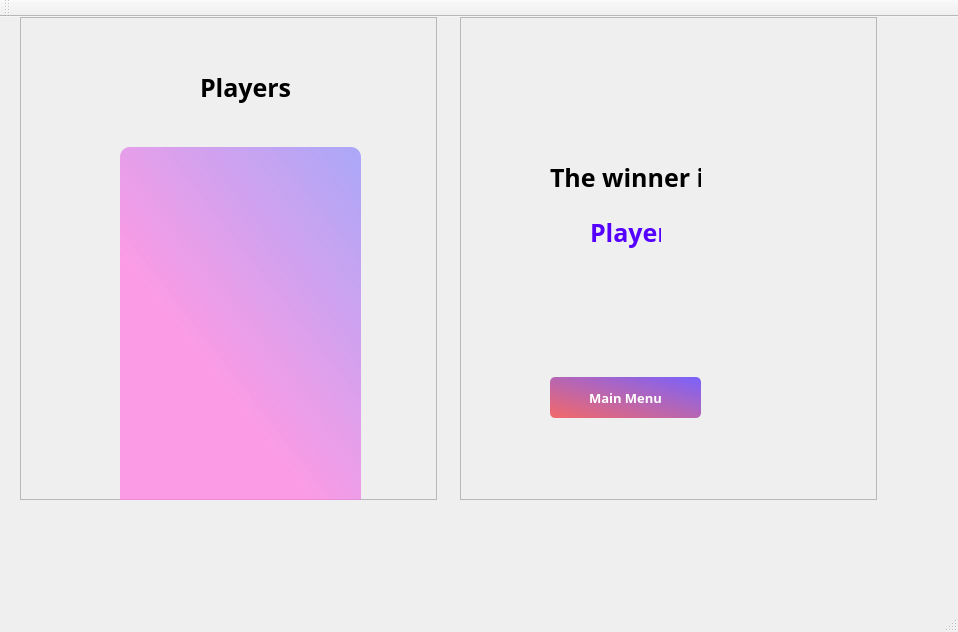
<?xml version="1.0" encoding="UTF-8"?>
<ui version="4.0">
 <class>EndGameWindowClass</class>
 <widget class="QMainWindow" name="EndGameWindowClass">
  <property name="geometry">
   <rect>
    <x>0</x>
    <y>0</y>
    <width>958</width>
    <height>632</height>
   </rect>
  </property>
  <property name="windowTitle">
   <string>EndGameWindow</string>
  </property>
  <widget class="QWidget" name="centralWidget">
   <widget class="QFrame" name="frame_2">
    <property name="geometry">
     <rect>
      <x>20</x>
      <y>0</y>
      <width>417</width>
      <height>483</height>
     </rect>
    </property>
    <property name="minimumSize">
     <size>
      <width>400</width>
      <height>400</height>
     </size>
    </property>
    <property name="frameShape">
     <enum>QFrame::StyledPanel</enum>
    </property>
    <property name="frameShadow">
     <enum>QFrame::Raised</enum>
    </property>
    <widget class="QListWidget" name="endPlayersList">
     <property name="geometry">
      <rect>
       <x>100</x>
       <y>130</y>
       <width>241</width>
       <height>361</height>
      </rect>
     </property>
     <property name="font">
      <font>
       <family>Yu Gothic UI Semibold</family>
       <pointsize>11</pointsize>
       <bold>true</bold>
      </font>
     </property>
     <property name="styleSheet">
      <string notr="true"> QListWidget {
background-color:qlineargradient(spread:pad, x1:0.432, y1:0.664773, x2:1, y2:0, stop:0 rgba(255, 124, 225, 186), stop:1 rgba(112, 107, 255, 138));
border-radius:10px;
 }

QListWidget::item{
height: 40px;
padding: 5px;
font-size: 16px;       
text-align: center;
}

 QListWidget::item:hover {
     background: qlineargradient(spread:pad, x1:0.432, y1:0.664773, x2:1, y2:0, stop:0 rgba(255, 124, 225, 186), stop:1 rgba(112, 107, 255, 138));
 }
</string>
     </property>
    </widget>
    <widget class="QLabel" name="endGamePlayersLabel">
     <property name="geometry">
      <rect>
       <x>180</x>
       <y>20</y>
       <width>121</width>
       <height>100</height>
      </rect>
     </property>
     <property name="minimumSize">
      <size>
       <width>0</width>
       <height>100</height>
      </size>
     </property>
     <property name="font">
      <font>
       <family>Yu Gothic UI Semibold</family>
       <pointsize>19</pointsize>
       <bold>true</bold>
      </font>
     </property>
     <property name="styleSheet">
      <string notr="true"/>
     </property>
     <property name="text">
      <string>Players</string>
     </property>
    </widget>
   </widget>
   <widget class="QFrame" name="frame">
    <property name="geometry">
     <rect>
      <x>460</x>
      <y>0</y>
      <width>417</width>
      <height>483</height>
     </rect>
    </property>
    <property name="minimumSize">
     <size>
      <width>400</width>
      <height>400</height>
     </size>
    </property>
    <property name="font">
     <font>
      <pointsize>9</pointsize>
     </font>
    </property>
    <property name="frameShape">
     <enum>QFrame::StyledPanel</enum>
    </property>
    <property name="frameShadow">
     <enum>QFrame::Raised</enum>
    </property>
    <widget class="QPushButton" name="backButton">
     <property name="geometry">
      <rect>
       <x>90</x>
       <y>360</y>
       <width>151</width>
       <height>41</height>
      </rect>
     </property>
     <property name="font">
      <font>
       <family>Yu Gothic UI Semibold</family>
       <pointsize>10</pointsize>
       <bold>true</bold>
      </font>
     </property>
     <property name="styleSheet">
      <string notr="true">QPushButton#backButton {
    background-color:qlineargradient(spread:pad, x1:0, y1:1, x2:1, y2:0, stop:0 rgba(244, 92, 92, 233), stop:0.994318 rgba(97, 67, 255, 209));
    border-radius: 5px;
    color:rgb(255, 255, 255);
}

QPushButton#backButton:hover {
     background-color:qlineargradient(spread:pad, x1:0, y1:1, x2:1, y2:0, stop:0 rgba(239, 123, 0, 239), stop:0.994318 rgba(255, 146, 235, 246));
}

QPushButton#backButton:pressed {
    padding-left: 5px;
    padding-right: 5px;
    background-color: rgb(164, 162, 253)
}
</string>
     </property>
     <property name="text">
      <string>Main Menu</string>
     </property>
    </widget>
    <widget class="QLabel" name="label">
     <property name="geometry">
      <rect>
       <x>90</x>
       <y>110</y>
       <width>151</width>
       <height>100</height>
      </rect>
     </property>
     <property name="minimumSize">
      <size>
       <width>0</width>
       <height>100</height>
      </size>
     </property>
     <property name="font">
      <font>
       <family>Yu Gothic UI Semibold</family>
       <pointsize>19</pointsize>
       <bold>true</bold>
      </font>
     </property>
     <property name="text">
      <string>The winner is</string>
     </property>
    </widget>
    <widget class="QLabel" name="winnerLabel">
     <property name="geometry">
      <rect>
       <x>130</x>
       <y>190</y>
       <width>71</width>
       <height>50</height>
      </rect>
     </property>
     <property name="minimumSize">
      <size>
       <width>0</width>
       <height>50</height>
      </size>
     </property>
     <property name="font">
      <font>
       <family>Yu Gothic UI Semibold</family>
       <pointsize>19</pointsize>
       <bold>true</bold>
      </font>
     </property>
     <property name="styleSheet">
      <string notr="true">color:rgb(85, 0, 255);</string>
     </property>
     <property name="text">
      <string>Player</string>
     </property>
    </widget>
   </widget>
  </widget>
  <widget class="QMenuBar" name="menuBar">
   <property name="geometry">
    <rect>
     <x>0</x>
     <y>0</y>
     <width>958</width>
     <height>22</height>
    </rect>
   </property>
  </widget>
  <widget class="QToolBar" name="mainToolBar">
   <attribute name="toolBarArea">
    <enum>TopToolBarArea</enum>
   </attribute>
   <attribute name="toolBarBreak">
    <bool>false</bool>
   </attribute>
  </widget>
  <widget class="QStatusBar" name="statusBar"/>
 </widget>
 <layoutdefault spacing="6" margin="11"/>
 <resources/>
 <connections/>
</ui>
